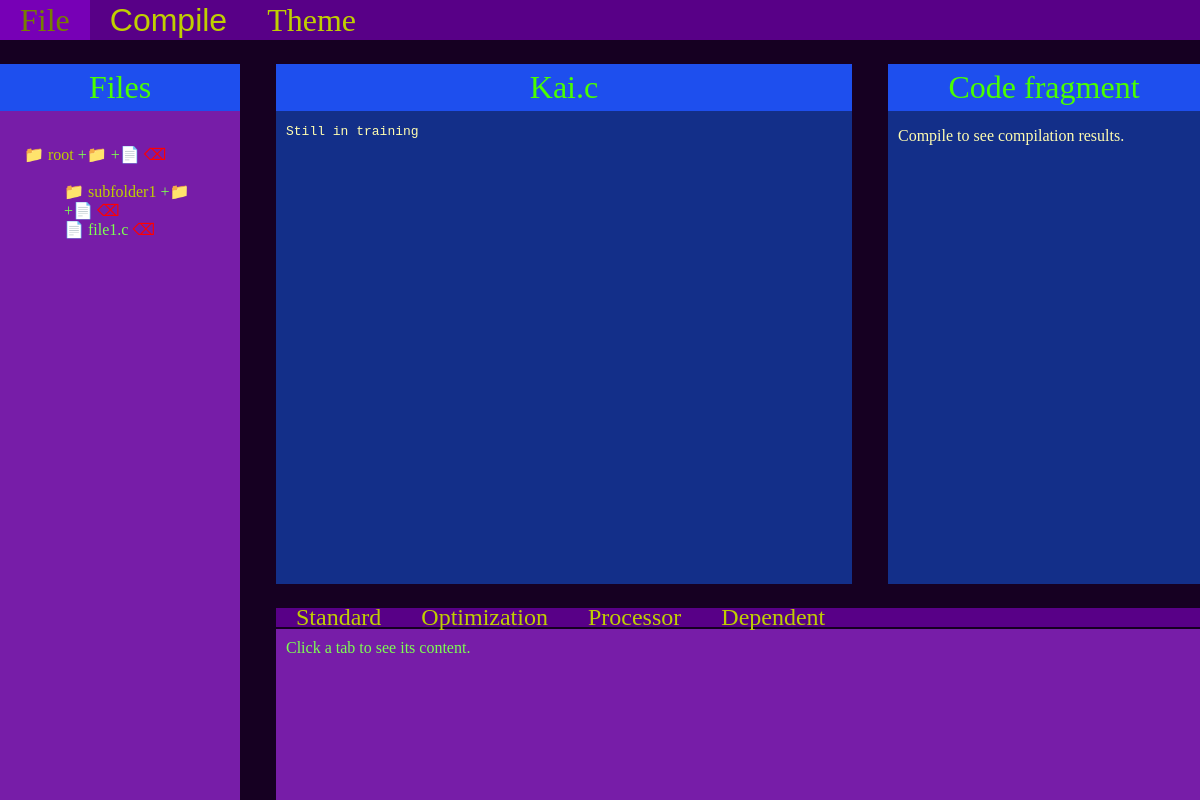
Page /mainpage/3/ (signed in) on the committed database.
### mainpage/models.py (models this page shows)
class FolderOrFile(models.Model):
	name = models.CharField(max_length=255)
	description = models.TextField(blank=True)
	created_at = models.DateTimeField(auto_now_add=True)
	owner = models.ForeignKey(User, null=True, on_delete=models.CASCADE)
	is_available = models.BooleanField(default=True)
	availability_changed_at = models.DateTimeField(auto_now_add=True)
	last_content_change_at = models.DateTimeField(auto_now=True)
	class Meta:
		abstract = True

class Folder(FolderOrFile):
	parent_folder = models.ForeignKey('self', null=True, blank=True, on_delete=models.SET_NULL, related_name = 'subfolders')

class File(FolderOrFile):
	content = models.TextField()
	parent_folder = models.ForeignKey(Folder, null=True, blank=True, on_delete=models.SET_NULL, related_name = 'subfiles')

### mainpage/views.py (the view, shortened to what this page needs)
# urls.py: path('<int:file_id>/', views.view_file, name='view_file'),
def view_file(request, file_id):
	current_user = request.user
	root_folder = get_rootfolder(current_user)
	current_file = File.objects.filter(owner=current_user, id=file_id)
	if len(current_file) != 1:
		return render(request, 'mainpage/app.html', {
			'root_folder': root_folder,
			'no_current_file': True,
		})
	return render(request, 'mainpage/app.html', {
		'root_folder': root_folder,
		'current_file': current_file[0],
	})

### mainpage/views.py (called while the page is built, shortened)
def get_rootfolder(current_user):
	if not current_user:
		root_folder = Folder.objects.filter(owner__isnull=True, parent_folder__isnull=True, is_available=True)
	else:
		root_folder = Folder.objects.filter(owner=current_user, parent_folder__isnull=True, is_available=True)
	if len(root_folder) > 0:
		return root_folder[0]

### mainpage/templates/mainpage/app.html (shortened to what this page needs)
{% load static %}
<!DOCTYPE html>
<html lang="en">
  <head>
			<link rel="stylesheet" href="{% static 'mainpage/app.css' %}">
  </head>
	<body onload="init()">
		<div class="grid">
			<nav class="menu">
				<a> File </a>
				{% if current_file %}
					<button type="submit" form="compile" formaction="/mainpage/{{current_file.id}}/">Compile</button>
				{% endif %}
				<a onclick="change_theme();"> Theme </a>
			</nav>
			<div class="file_select">
				<div class="header"> Files </div>
        {% include 'mainpage/folder.html' with folder=root_folder %}
			</div>
			<div class="code">
				<div class="header">
					{% if current_file %}
						{{current_file.name}}
					{% elif no_current_file %}
						Sorry, no file with id exists or it's not yours.
					{% else %}
						Select a file to see its content
					{% endif %}
				</div>
				{% if current_file %}
				<pre>{{ current_file.content}}</pre>
				{% endif %}
			</div>
			<div class="code_fragment">
				<div class="header"> Code fragment </div>
					{% if code_fragment %}
					<pre>{{ code_fragment}}</pre>
					{% else %}
					<p style="padding-left:10px">Compile to see compilation results.</p>
					{% endif %}
			</div>
			<div class="tabs">
				<div class="tab_bar">
					<div class="tab" id="standard" onclick="change_tab(this);">Standard</div>
					<div class="tab" id="optimization" onclick="change_tab(this);">Optimization</div>
					<div class="tab" id="processor" onclick="change_tab(this);">Processor</div>
					<div class="tab" id="dependent" onclick="change_tab(this);">Dependent</div>
				</div>
				<div class="tab_content">
					<form id="compile" enctype="multipart/form-data" method="post">
						<div id="tab_default_content">
							<p> Click a tab to see its content. </p>
						</div>
					</form>
				</div>
			</div>
		</div>
	</body>
</html>

### mainpage/templates/mainpage/folder.html
﻿<ul>
  <li class="folder"> {{folder.name}} <a href="{% url 'add_folder' folder.id %}">+📁</a> <a href="{% url 'add_file' folder.id %}">+📄</a> <a class="delete_symbol" href="{% url 'remove_folder' folder.id %}">⌫</a></li>
  <li>
    {% for subfolder in folder.subfolders.all %}
			{% if subfolder.is_available %}
			 {% include 'mainpage/folder.html' with folder=subfolder %}
			{% endif %}
    {% endfor %}
  </li>
	<li>
		<ul>
			{% for subfile in folder.subfiles.all %}
				{% if subfile.is_available %}
					<li class="file"> <a href="{% url 'view_file' subfile.id %}">{{subfile.name}}</a> <a class="delete_symbol" href="{% url 'remove_file' subfile.id %}">⌫</a></li>
				{% endif %}
			{% endfor %}
		</ul>
	</li>
</ul>

### mainpage/static/mainpage/app.css (style rules this page uses)
body { color: var(--text_color); background-color: var(--bg_color); margin: 0; font-family:'Trebuchet MS' }
pre { overflow-x: scroll; overflow-y: scroll; height: 90%; }
.menu, .tab_bar { color: var(--navbars_text_color); background-color: var(--navbars_background_color); }
.file_select, .tab_content { background-color: var(--select_background_color); }
.code, .code_fragment { color: var(--code_text_color); background-color: var(--code_background_color); }
.menu > button { background: none; border: none; padding: 0; }
.header { padding: 5px 0; font-size: xx-large; text-align: center; width: 100%; color: var(--header_text_color); background-color: var(--header_background_color); }
.file_select li a { text-decoration: none; color: var(--select_text_color); background-color: var(--select_background_color); }
.file_select > ul { padding: 0 10%; }
.code > pre, .code_fragment > pre { padding: 0px 10px; }
.folder { color: var(--navbars_text_color); }
.file { color: var(--select_text_color); }
.file_select li { list-style-type: none; padding: 0; text-decoration: none; }
.folder::before { content: '📁'; }
.file::before { content: '📄'; }
.file_select li .delete_symbol { color:red; }
.menu { display: flex; height: 100%; }
.tab_bar { display: inline-flex; width: 100%; height: 10%; }
.tab_content { width: 100%; height: 90%; }
.tab_content p { padding: 10px; margin: 0; color: var(--select_text_color); }
.menu > a, .menu > button { font-size: xx-large; }
.tab { font-size: x-large; }
.menu > a, .menu > button, .tab { display: inline-flex; height: 100%; padding: 0 20px; margin: 0; align-items: center; text-decoration: none; color: var(--navbars_text_color); }
@media all and (min-width: 1001px) and (min-aspect-ratio: 4/3) and (max-aspect-ratio: 16/9) and (not (aspect-ratio: 16/9)) { .grid { --grid_w1: 20vw; --grid_w2: 48vw; --grid_w3: 26vw; --grid_h1: 5vh; --grid_h2: 65vh; --grid_h3: 24vh; } }
@media all and (min-width: 1001px) { .grid { display: grid; grid-template-columns: var(--grid_w1) var(--grid_w2) var(--grid_w3); grid-row-gap: 3vh; grid-column-gap: 3vw; grid-template-rows: var(--grid_h1) var(--grid_h2) var(--grid_h3); height: 100%; margin: 0; } }
@media all and (min-width: 1001px) { .menu { grid-area: 1 / 1 / 2 / 4; } }
@media all and (min-width: 1001px) { .file_select { grid-area: 2 / 1 / 4 / 2; } }
@media all and (min-width: 1001px) { .code { grid-area: 2 / 2 / 3 / 3; } }
@media all and (min-width: 1001px) { .code_fragment { grid-area: 2 / 3 / 3 / 4; } }
@media all and (min-width: 1001px) { .tabs { grid-area: 3 / 2 / 3 / 4; } }

### rows in the picture
Folder: name "root"
Folder: name "subfolder1"
File: name "file1.c"
File: name "Kai.c", content "Still in training"
